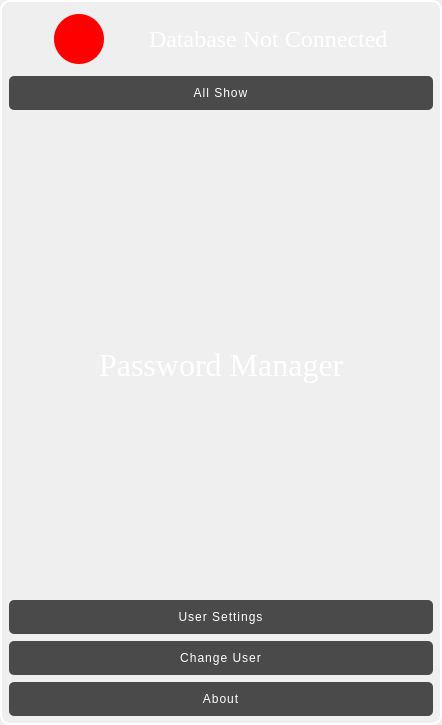
       <widget class="QGroupBox" name="groupBox_4">
        <property name="minimumSize">
         <size>
          <width>398</width>
          <height>725</height>
         </size>
        </property>
        <property name="styleSheet">
         <string notr="true">QGroupBox {
   color:#fff;
   font: 11pt;
   border-radius: 10px;
   border: 2px solid #fff;
}
</string>
        </property>
        <property name="title">
         <string/>
        </property>
        <layout class="QVBoxLayout" name="verticalLayout_10" stretch="0">
         <property name="spacing">
          <number>0</number>
         </property>
         <property name="leftMargin">
          <number>0</number>
         </property>
         <property name="topMargin">
          <number>0</number>
         </property>
         <property name="rightMargin">
          <number>0</number>
         </property>
         <property name="bottomMargin">
          <number>0</number>
         </property>
         <item>
          <layout class="QVBoxLayout" name="verticalLayout_11">
           <property name="spacing">
            <number>7</number>
           </property>
           <property name="leftMargin">
            <number>7</number>
           </property>
           <property name="topMargin">
            <number>7</number>
           </property>
           <property name="rightMargin">
            <number>7</number>
           </property>
           <property name="bottomMargin">
            <number>7</number>
           </property>
           <item>
            <layout class="QHBoxLayout" name="horizontalLayout_20">
             <property name="spacing">
              <number>5</number>
             </property>
             <property name="leftMargin">
              <number>5</number>
             </property>
             <property name="topMargin">
              <number>5</number>
             </property>
             <property name="rightMargin">
              <number>5</number>
             </property>
             <property name="bottomMargin">
              <number>5</number>
             </property>
             <item>
              <spacer name="horizontalSpacer_12">
               <property name="orientation">
                <enum>Qt::Horizontal</enum>
               </property>
               <property name="sizeHint" stdset="0">
                <size>
                 <width>40</width>
                 <height>20</height>
                </size>
               </property>
              </spacer>
             </item>
             <item>
              <widget class="QPushButton" name="database_control">
               <property name="minimumSize">
                <size>
                 <width>50</width>
                 <height>50</height>
                </size>
               </property>
               <property name="maximumSize">
                <size>
                 <width>50</width>
                 <height>50</height>
                </size>
               </property>
               <property name="styleSheet">
                <string notr="true">#database_control  {
    border-radius: 25px;
    background-color: red;
    color: white;
    width: 50px;
    height: 50px;
}
</string>
               </property>
               <property name="text">
                <string/>
               </property>
              </widget>
             </item>
             <item>
              <spacer name="horizontalSpacer_14">
               <property name="orientation">
                <enum>Qt::Horizontal</enum>
               </property>
               <property name="sizeHint" stdset="0">
                <size>
                 <width>40</width>
                 <height>20</height>
                </size>
               </property>
              </spacer>
             </item>
             <item>
              <widget class="QLabel" name="label_control">
               <property name="font">
                <font>
                 <family>Times New Roman</family>
                 <pointsize>18</pointsize>
                 <weight>9</weight>
                 <italic>false</italic>
                 <bold>false</bold>
                </font>
               </property>
               <property name="styleSheet">
                <string notr="true">font: 75 18pt &quot;Times New Roman&quot;;
color: rgb(255, 255, 255);</string>
               </property>
               <property name="text">
                <string>Database Not Connected</string>
               </property>
              </widget>
             </item>
             <item>
              <spacer name="horizontalSpacer_13">
               <property name="orientation">
                <enum>Qt::Horizontal</enum>
               </property>
               <property name="sizeHint" stdset="0">
                <size>
                 <width>40</width>
                 <height>20</height>
                </size>
               </property>
              </spacer>
             </item>
            </layout>
           </item>
           <item>
            <widget class="QPushButton" name="all_show">
             <property name="maximumSize">
              <size>
               <width>16777215</width>
               <height>16777215</height>
              </size>
             </property>
             <property name="styleSheet">
              <string notr="true">QPushButton {
  background-color: #4A4A4A;
  color: #fff;
  padding: 10px 20px;
  border: none;
  border-radius: 5px;
  font: 18px &quot;Times New Roman&quot;;

  letter-spacing: 1px;
  transition: background-color 0.2s ease-in-out;
}

QPushButton:hover {
  background-color: #666;
}

QPushButton:pressed {
  background-color: #333;
}
</string>
             </property>
             <property name="text">
              <string>All Show</string>
             </property>
             <property name="icon">
              <iconset>
               <normaloff>../Resimler/select_beyaz.png</normaloff>../Resimler/select_beyaz.png</iconset>
             </property>
             <property name="iconSize">
              <size>
               <width>22</width>
               <height>22</height>
              </size>
             </property>
            </widget>
           </item>
           <item>
            <spacer name="verticalSpacer_3">
             <property name="orientation">
              <enum>Qt::Vertical</enum>
             </property>
             <property name="sizeHint" stdset="0">
              <size>
               <width>20</width>
               <height>40</height>
              </size>
             </property>
            </spacer>
           </item>
           <item>
            <layout class="QVBoxLayout" name="verticalLayout_12">
             <property name="spacing">
              <number>0</number>
             </property>
             <property name="leftMargin">
              <number>0</number>
             </property>
             <property name="topMargin">
              <number>0</number>
             </property>
             <property name="rightMargin">
              <number>0</number>
             </property>
             <property name="bottomMargin">
              <number>0</number>
             </property>
             <item>
              <layout class="QHBoxLayout" name="horizontalLayout_18">
               <property name="spacing">
                <number>0</number>
               </property>
               <property name="leftMargin">
                <number>0</number>
               </property>
               <property name="topMargin">
                <number>0</number>
               </property>
               <property name="rightMargin">
                <number>0</number>
               </property>
               <property name="bottomMargin">
                <number>0</number>
               </property>
               <item>
                <spacer name="horizontalSpacer_16">
                 <property name="orientation">
                  <enum>Qt::Horizontal</enum>
                 </property>
                 <property name="sizeHint" stdset="0">
                  <size>
                   <width>40</width>
                   <height>20</height>
                  </size>
                 </property>
                </spacer>
               </item>
               <item>
                <widget class="QLabel" name="label_4">
                 <property name="text">
                  <string/>
                 </property>
                 <property name="pixmap">
                  <pixmap>../Resimler/padlock_beyaz.png</pixmap>
                 </property>
                </widget>
               </item>
               <item>
                <spacer name="horizontalSpacer_17">
                 <property name="orientation">
                  <enum>Qt::Horizontal</enum>
                 </property>
                 <property name="sizeHint" stdset="0">
                  <size>
                   <width>40</width>
                   <height>20</height>
                  </size>
                 </property>
                </spacer>
               </item>
              </layout>
             </item>
             <item>
              <layout class="QHBoxLayout" name="horizontalLayout_19">
               <property name="spacing">
                <number>0</number>
               </property>
               <property name="leftMargin">
                <number>0</number>
               </property>
               <property name="topMargin">
                <number>0</number>
               </property>
               <property name="rightMargin">
                <number>0</number>
               </property>
               <property name="bottomMargin">
                <number>0</number>
               </property>
               <item>
                <spacer name="horizontalSpacer_18">
                 <property name="orientation">
                  <enum>Qt::Horizontal</enum>
                 </property>
                 <property name="sizeHint" stdset="0">
                  <size>
                   <width>40</width>
                   <height>20</height>
                  </size>
                 </property>
                </spacer>
               </item>
               <item>
                <widget class="QLabel" name="label_5">
                 <property name="font">
                  <font>
                   <family>Times New Roman</family>
                   <pointsize>24</pointsize>
                   <weight>9</weight>
                   <italic>false</italic>
                   <bold>false</bold>
                  </font>
                 </property>
                 <property name="styleSheet">
                  <string notr="true">font: 75 24pt &quot;Times New Roman&quot;;
color: rgb(255, 255, 255);</string>
                 </property>
                 <property name="text">
                  <string>Password Manager</string>
                 </property>
                </widget>
               </item>
               <item>
                <spacer name="horizontalSpacer_19">
                 <property name="orientation">
                  <enum>Qt::Horizontal</enum>
                 </property>
                 <property name="sizeHint" stdset="0">
                  <size>
                   <width>40</width>
                   <height>20</height>
                  </size>
                 </property>
                </spacer>
               </item>
              </layout>
             </item>
            </layout>
           </item>
           <item>
            <spacer name="verticalSpacer_4">
             <property name="orientation">
              <enum>Qt::Vertical</enum>
             </property>
             <property name="sizeHint" stdset="0">
              <size>
               <width>20</width>
               <height>40</height>
              </size>
             </property>
            </spacer>
           </item>
           <item>
            <widget class="QPushButton" name="user_settings">
             <property name="styleSheet">
              <string notr="true">QPushButton {
  background-color: #4A4A4A;
  color: #fff;
  padding: 10px 20px;
  border: none;
  border-radius: 5px;
  font: 18px &quot;Times New Roman&quot;;
  letter-spacing: 1px;
  transition: background-color 0.2s ease-in-out;
}

QPushButton:hover {
  background-color: #666;
}

QPushButton:pressed {
  background-color: #333;
}</string>
             </property>
             <property name="text">
              <string>User Settings</string>
             </property>
             <property name="icon">
              <iconset>
               <normaloff>../Resimler/profile_beyaz.png</normaloff>../Resimler/profile_beyaz.png</iconset>
             </property>
             <property name="iconSize">
              <size>
               <width>22</width>
               <height>22</height>
              </size>
             </property>
            </widget>
           </item>
           <item>
            <widget class="QPushButton" name="change_user">
             <property name="maximumSize">
              <size>
               <width>16777215</width>
               <height>16777215</height>
              </size>
             </property>
             <property name="styleSheet">
              <string notr="true">QPushButton {
  background-color: #4A4A4A;
  color: #fff;
  padding: 10px 20px;
  border: none;
  border-radius: 5px;
  font: 18px &quot;Times New Roman&quot;;
  letter-spacing: 1px;
  transition: background-color 0.2s ease-in-out;
}

QPushButton:hover {
  background-color: #666;
}

QPushButton:pressed {
  background-color: #333;
}
</string>
             </property>
             <property name="text">
              <string>Change User</string>
             </property>
             <property name="icon">
              <iconset>
               <normaloff>../Resimler/changes_beyaz.png</normaloff>../Resimler/changes_beyaz.png</iconset>
             </property>
             <property name="iconSize">
              <size>
               <width>22</width>
               <height>22</height>
              </size>
             </property>
            </widget>
           </item>
           <item>
            <widget class="QPushButton" name="about">
             <property name="styleSheet">
              <string notr="true">QPushButton {
  background-color: #4A4A4A;
  color: #fff;
  padding: 10px 20px;
  border: none;
  border-radius: 5px;
  font: 18px &quot;Times New Roman&quot;;
  letter-spacing: 1px;
  transition: background-color 0.2s ease-in-out;
}

QPushButton:hover {
  background-color: #666;
}

QPushButton:pressed {
  background-color: #333;
}</string>
             </property>
             <property name="text">
              <string>About</string>
             </property>
             <property name="icon">
              <iconset>
               <normaloff>../Resimler/info-button_beyaz.png</normaloff>../Resimler/info-button_beyaz.png</iconset>
             </property>
             <property name="iconSize">
              <size>
               <width>22</width>
               <height>22</height>
              </size>
             </property>
            </widget>
           </item>
          </layout>
         </item>
        </layout>
       </widget>
